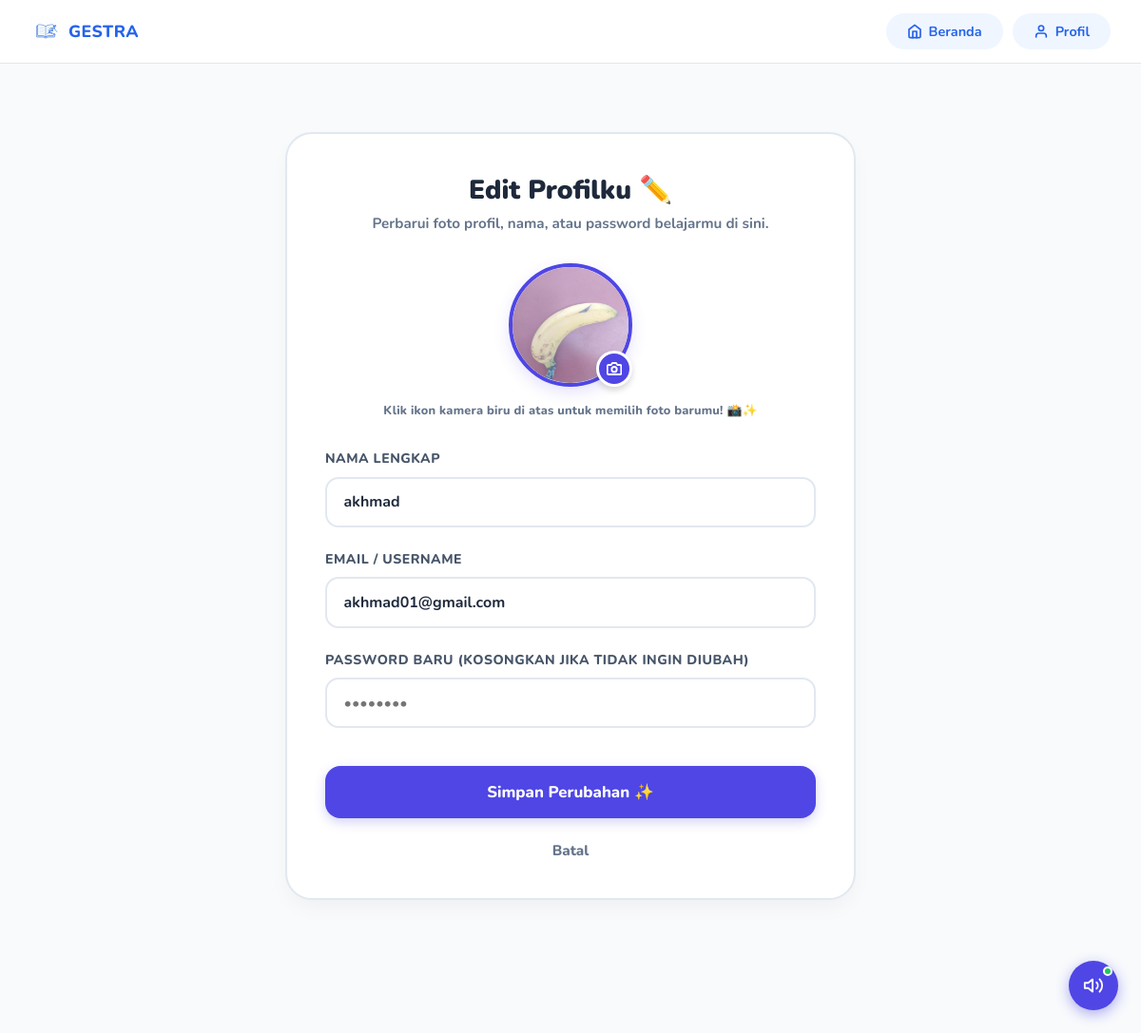
/edit-profile (signed in), run on the app's committed database.
### app/models/user.py (models this page shows)
class User(Base):
    __tablename__ = "users"
    id = Column(Integer, primary_key=True, index=True)
    nama = Column(String, index=True)
    email = Column(String, unique=True, index=True)
    password = Column(String)
    role = Column(String, default="murid") # "murid" or "guru"
    foto_profil = Column(String, default="/static/assets/images/mascot.png")

### app/routes/profil.py (the view)
@router.get("/edit-profile", response_class=HTMLResponse)
async def edit_profil_page(request: Request, db: Session = Depends(get_db)):
    user = get_current_user(request, db)
    if not user:
        return RedirectResponse(url="/login")
    ensure_foto_profil_column(db)
    return templates.TemplateResponse(request, "edit-profil.html", {"user": user})

### app/templates/edit-profil.html (shortened to what this page needs)
{% extends "layout.html" %}
{% block content %}
<main class="page-wrapper">
    <div class="edit-profile-container">
        <div class="edit-header">
            <h1>Edit Profilku ✏️</h1>
            <p>Perbarui foto profil, nama, atau password belajarmu di sini.</p>
        </div>
        <form action="/edit-profile" method="POST" enctype="multipart/form-data">
            <div class="avatar-upload-container">
                <div class="avatar-wrapper">
                    <img src="{% if user.foto_profil %}{{ user.foto_profil }}{% else %}{{ url_for('static', path='assets/images/mascot.png') }}?v=2{% endif %}"
                         id="avatar-preview"
                         alt="Avatar"
                         class="avatar-image" />
                    <label for="foto_profil_input" class="avatar-input-label" title="Ganti Foto">
                        <svg viewBox="0 0 24 24" fill="none" stroke="currentColor" stroke-width="2.8" stroke-linecap="round" stroke-linejoin="round">
                            <path d="M23 19a2 2 0 0 1-2 2H3a2 2 0 0 1-2-2V8a2 2 0 0 1 2-2h4l2-3h6l2 3h4a2 2 0 0 1 2 2z"/>
                            <circle cx="12" cy="13" r="4"/>
                        </svg>
                    </label>
                </div>
                <p style="font-size: 0.8rem; color: #64748B; margin-top: 10px; font-weight: 800; letter-spacing: 0.2px;">
                    Klik ikon kamera biru di atas untuk memilih foto barumu! 📸✨
                </p>
            </div>
            <div class="form-group">
                <label for="nama">Nama Lengkap</label>
                <input type="text" id="nama" name="nama" class="form-control" value="{{ user.nama }}" placeholder="Tulis namamu disini" required>
            </div>
            <div class="form-group">
                <label for="email">Email / Username</label>
                <input type="email" id="email" name="email" class="form-control" value="{{ user.email }}" required>
            </div>
            <div class="form-group">
                <label for="password">Password Baru (Kosongkan jika tidak ingin diubah)</label>
                <input type="password" id="password" name="password" class="form-control" placeholder="••••••••">
            </div>
            <button type="submit" class="btn-save">Simpan Perubahan ✨</button>
        </form>
        <a href="/profile" class="btn-cancel">Batal</a>
    </div>
</main>
{% endblock %}

### app/static/css/global.css (style rules this page uses)
:root { --blue-50: #EFF6FF; --blue-100: #DBEAFE; --blue-200: #BFDBFE; --blue-300: #93C5FD; --blue-400: #60A5FA; --blue-500: #3B82F6; --blue-600: #2563EB; --blue-700: #1D4ED8; --blue-800: #1E40AF; --gray-50: #F8FAFC; --gray-100: #F1F5F9; --gray-200: #E2E8F0; --gray-300: #CBD5E1; --gray-400: #94A3B8; --gray-500: #64748B; --gray-700: #334155; --gray-900: #0F172A; --white: #FFFFFF; --radius-sm: 8px; --radius-md: 14px; --radius-lg: 20px; --radius-xl: 28px; --shadow-sm: 0 1px 3px rgba(0, 0, 0, .08), 0 1px 2px rgba(0, 0, 0, .06); --shadow-md: 0 4px 16px rgba(37, 99, 235, .10); --shadow-lg: 0 8px 32px rgba(37, 99, 235, .14); --transition: all .22s ease; --font: 'Nunito', sans-serif; }
*, *::before, *::after { box-sizing: border-box; margin: 0; padding: 0; }
html { scroll-behavior: smooth; }
body { font-family: var(--font); background-color: var(--gray-50); color: var(--gray-900); min-height: 100vh; -webkit-font-smoothing: antialiased; }
img { max-width: 100%; display: block; }
a { text-decoration: none; color: inherit; }
button { cursor: pointer; font-family: var(--font); border: none; outline: none; }
input { font-family: var(--font); outline: none; border: none; }
.page-wrapper { max-width: 900px; margin: 0 auto; padding: 28px 20px 60px; }
.page-wrapper { padding-top: 24px !important; }

### app/templates/edit-profil.html (style rules this page uses)
.edit-profile-container { max-width: 600px; margin: 3rem auto 5rem; padding: 2.5rem; background: white; border-radius: 28px; box-shadow: 0 10px 25px -5px rgba(0, 0, 0, 0.05); border: 2px solid #E2E8F0; animation: fadeUp 0.4s ease both; }
.edit-header { text-align: center; margin-bottom: 2rem; }
.edit-header h1 { font-size: 1.75rem; font-weight: 900; color: #1E293B; margin-bottom: 6px; }
.edit-header p { font-size: 0.95rem; color: #64748B; font-weight: 700; }
.form-group { margin-bottom: 1.5rem; }
.form-group label { display: block; font-size: 0.88rem; font-weight: 800; color: #475569; margin-bottom: 0.6rem; text-transform: uppercase; letter-spacing: 0.5px; }
.form-control { width: 100%; padding: 0.85rem 1.1rem; border: 2px solid #E2E8F0; border-radius: 14px; font-size: 1rem; font-weight: 700; color: #1E293B; transition: all 0.2s ease; }
.btn-save { width: 100%; background: #4F46E5; color: white; border: none; padding: 1rem; border-radius: 16px; font-size: 1.05rem; font-weight: 800; cursor: pointer; margin-top: 1rem; transition: all 0.2s ease; box-shadow: 0 4px 12px rgba(79, 70, 229, 0.25); }
.btn-cancel { display: block; text-align: center; margin-top: 1.5rem; color: #64748B; text-decoration: none; font-size: 0.95rem; font-weight: 800; transition: color 0.2s ease; }
.avatar-upload-container { text-align: center; margin-bottom: 2rem; position: relative; }
.avatar-wrapper { position: relative; display: inline-block; }
.avatar-image { width: 130px; height: 130px; border-radius: 50%; object-fit: cover; border: 4px solid #4F46E5; box-shadow: 0 6px 16px rgba(79, 70, 229, 0.15); transition: transform 0.3s ease; }
.avatar-input-label { position: absolute; bottom: 0; right: 0; background: #4F46E5; color: white; width: 38px; height: 38px; border-radius: 50%; display: flex; align-items: center; justify-content: center; cursor: pointer; border: 3.5px solid white; box-shadow: 0 4px 6px rgba(0,0,0,0.15); transition: all 0.2s ease; }
.avatar-input-label svg { width: 16px; height: 16px; }

### data on the page
User: foto_profil (picture), nama "akhmad", email "akhmad01@gmail.com"
